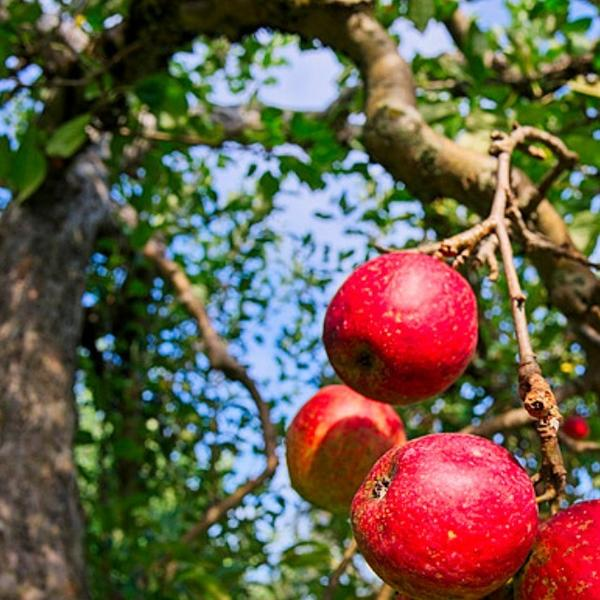
#> input picture UI_module_simple/images/UI/a.jpg, 600 x 600 px
$ python resize.py
#> lines starting #> are read from the running program, lines starting #| are printed output that depends on the picture
from PIL import Image
import os


def fixed_size(filePath, savePath, image_width, image_height):
    """按照固定尺寸处理图片"""
#> called with filePath = './a.jpg', savePath = './a.jpg', image_width = 600, image_height = 600
    im = Image.open(filePath)
#> im is the input picture: PIL image 600x600 RGB; mean R, G, B 106.3, 93.2, 75.5
    out = im.resize((image_width, image_height), Image.Resampling.LANCZOS)
    out.save(savePath)


if __name__ == '__main__':
    fixed_size('./a.jpg','./a.jpg', 600, 600)
    fixed_size('./b.jpg', './b.jpg', 600, 600)
#> call 2 of fixed_size, with filePath = './b.jpg', savePath = './b.jpg', image_width = 600, image_height = 600
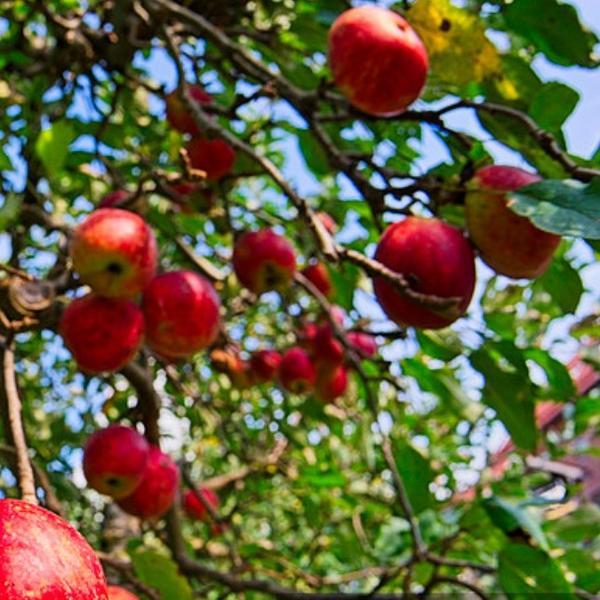
#> input picture UI_module_simple/images/UI/b.jpg, 600 x 600 px
#> in fixed_size, im is the input picture: PIL image 600x600 RGB; mean R, G, B 100.6, 95.7, 63.2
    fixed_size('./c.jpg', './c.jpg', 1200, 600)
#> call 3 of fixed_size, with filePath = './c.jpg', savePath = './c.jpg', image_width = 1200, image_height = 600
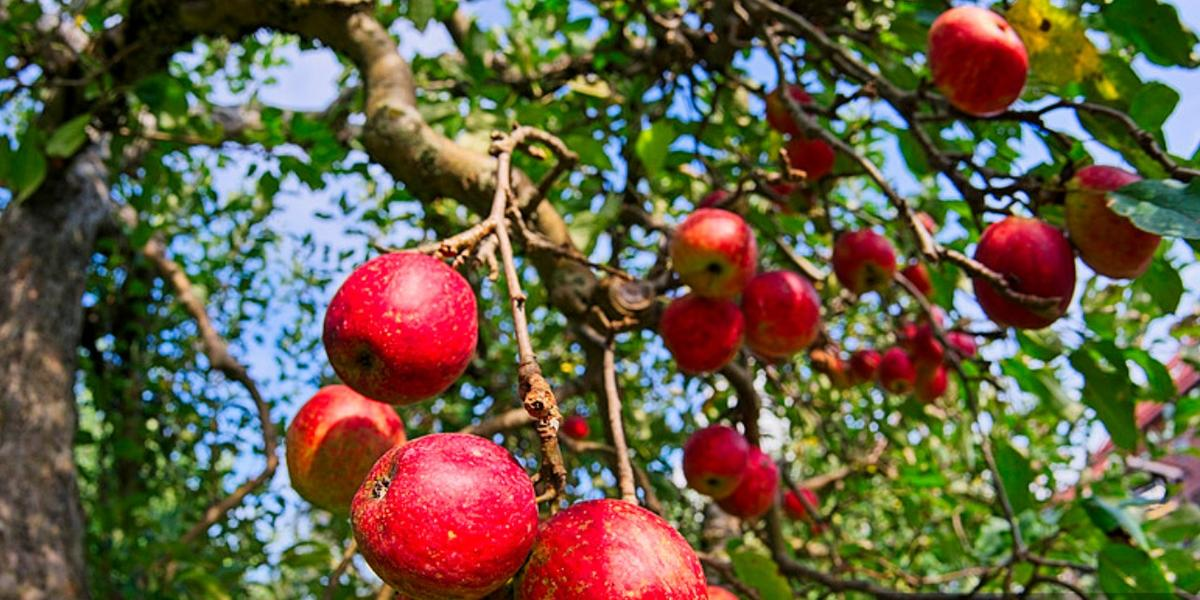
#> input picture UI_module_simple/images/UI/c.jpg, 1200 x 600 px
#> in fixed_size, im is the input picture: PIL image 1200x600 RGB; mean R, G, B 103.5, 94.5, 69.2
